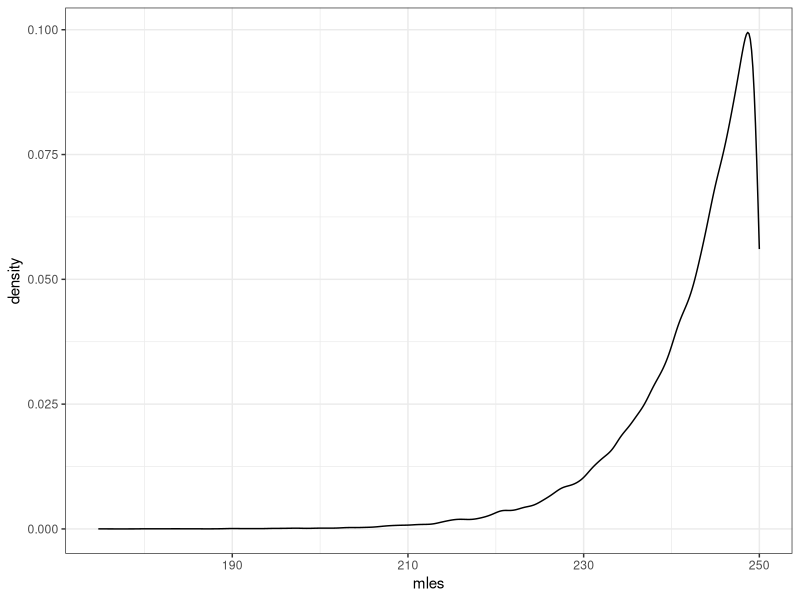
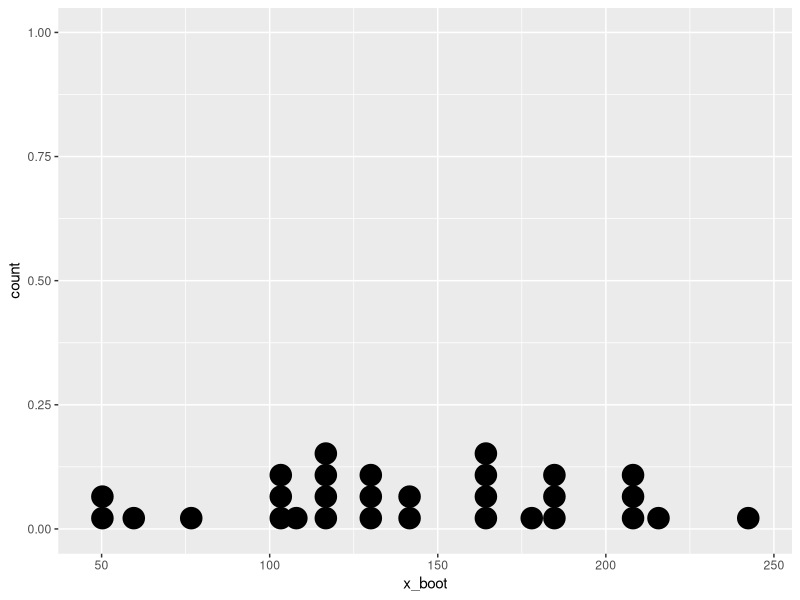
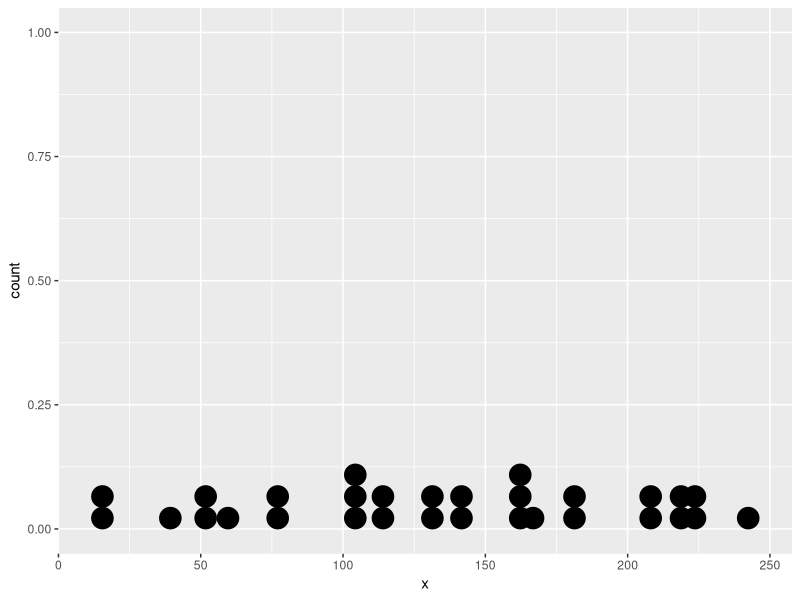
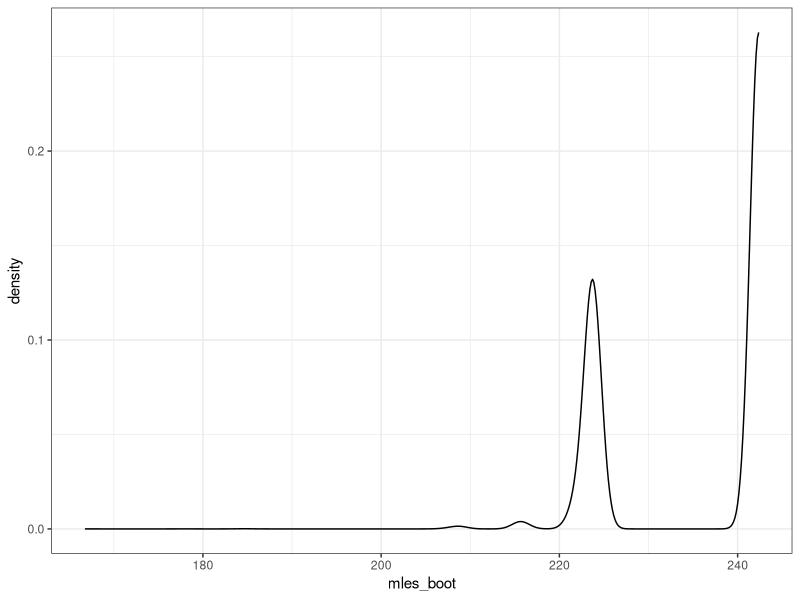
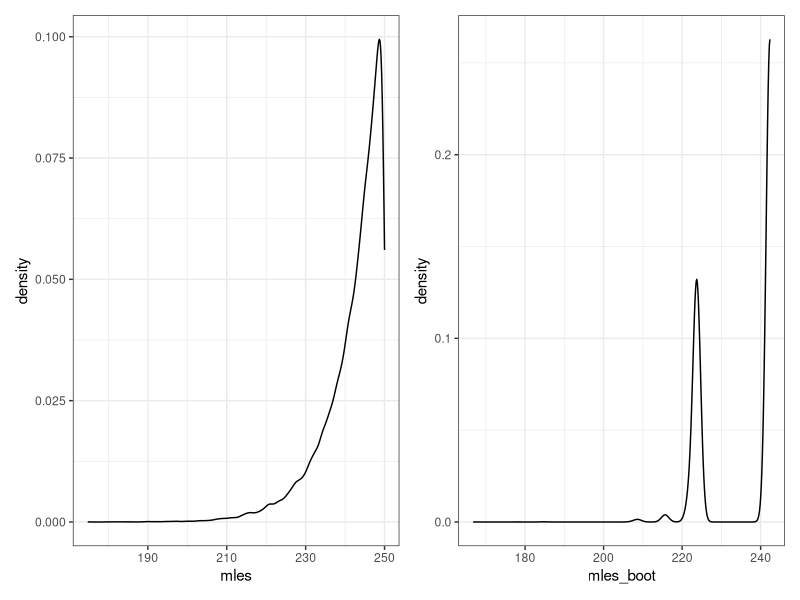

Write the R code that produced these figures, in order. (Note: this script raises an error after producing the figures.)
## ---- chunk 1
knitr::opts_chunk$set(message = FALSE, fig.align = "center", 
                      warning = FALSE, fig.height = 5.5)
library(tidyverse)
## ---- chunk 2
set.seed(501)
n <- 30
theta <- 250
it <- 50000
mles <- rep(NA, it)

for (i in 1:it) {
  x <- runif(n, 0, theta)
  mles[i] <- max(x)
}
## ---- chunk 3
data.frame(mles) %>%
  ggplot(aes(x = mles)) +
  geom_density() +
  theme_bw()
## ---- chunk 4
x <- runif(n, 0, theta)
x_boot <- sample(x, size = n, replace = TRUE)
## ---- chunk 5
x_boot
## ---- chunk 6
x
## ---- chunk 7
data.frame(x_boot) %>%
  ggplot(aes(x = x_boot)) +
  geom_dotplot()
## ---- chunk 8
data.frame(x) %>%
  ggplot(aes(x = x)) +
  geom_dotplot()
## ---- chunk 9
B <- 50000
mles_boot <- rep(NA, B)
for (i in 1:B) {
  x_boot <- sample(x, size = n, replace = TRUE)
  mles_boot[i] <- max(x_boot)
}
## ---- chunk 10
data.frame(mles_boot) %>%
  ggplot(aes(x = mles_boot)) +
  geom_density() +
  theme_bw()
## ---- chunk 11
p1 <- data.frame(mles) %>%
  ggplot(aes(x = mles)) +
  geom_density() +
  theme_bw()

p2 <- data.frame(mles_boot) %>%
  ggplot(aes(x = mles_boot)) +
  geom_density() +
  theme_bw()

library(patchwork)
p1 + p2
## ---- chunk 12
knitr::include_graphics("figs/boot-a.png")
## ---- chunk 13
knitr::include_graphics("figs/boot-b.png")
## ---- chunk 14
data.frame(mles) %>%
  ggplot(aes(x = mles)) +
  geom_density() +
  theme_bw()
## ---- chunk 15
mean(mles) - theta
## ---- chunk 16
data.frame(mles_boot) %>%
  ggplot(aes(x = mles_boot)) +
  geom_density() +
  theme_bw()
## ---- chunk 17
mean(mles_boot) - theta
## ---- chunk 18
(n - 1)/n * theta - theta
